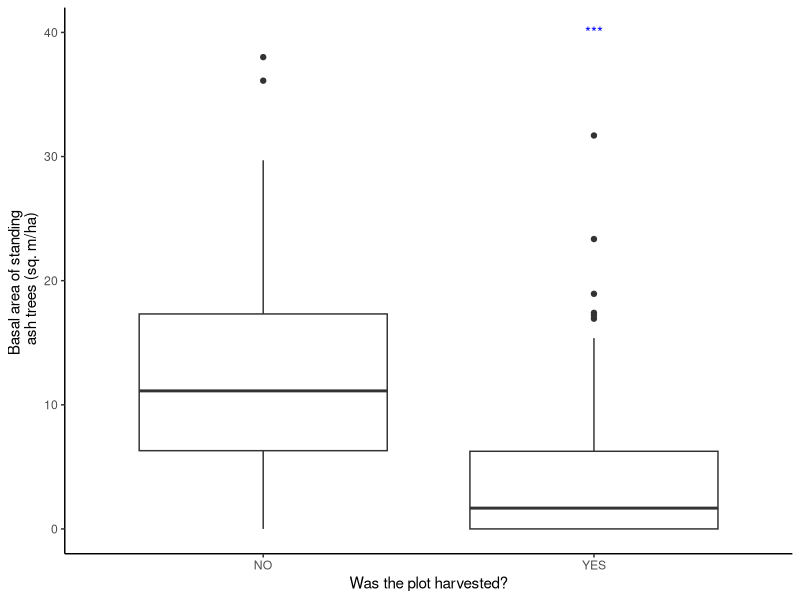
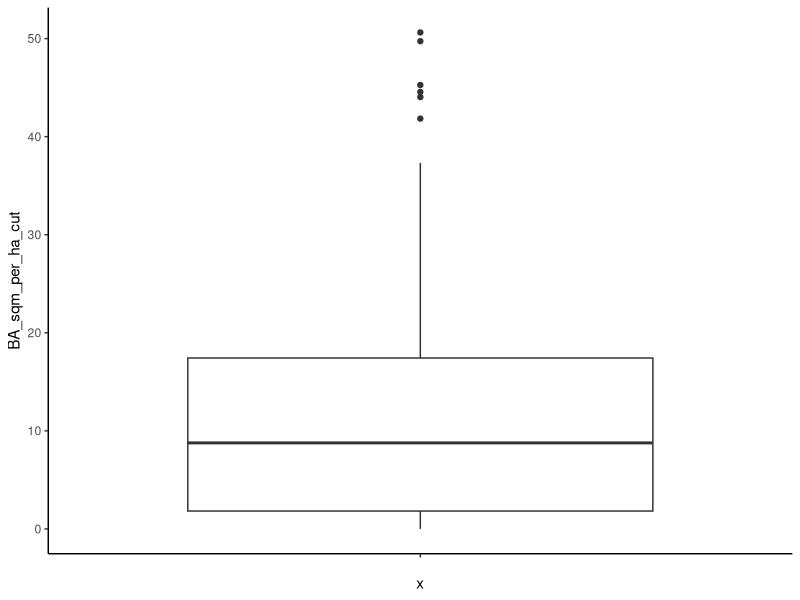
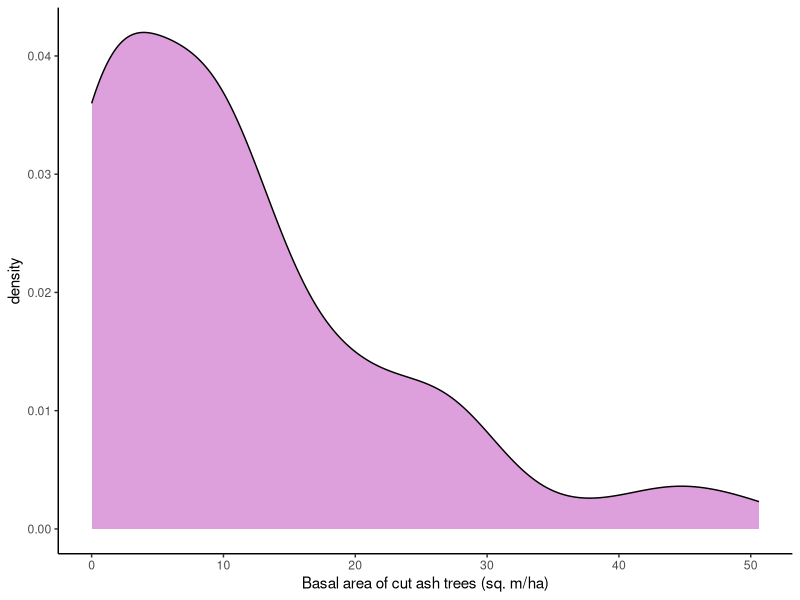
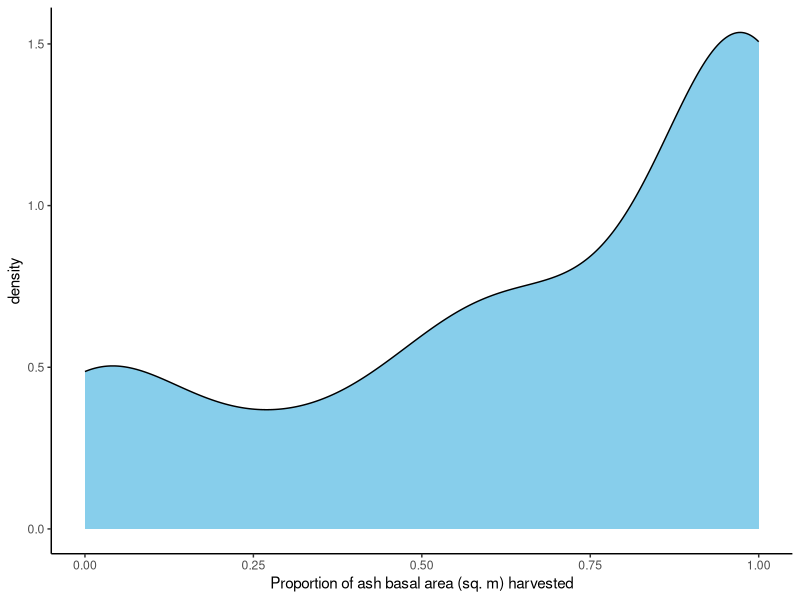
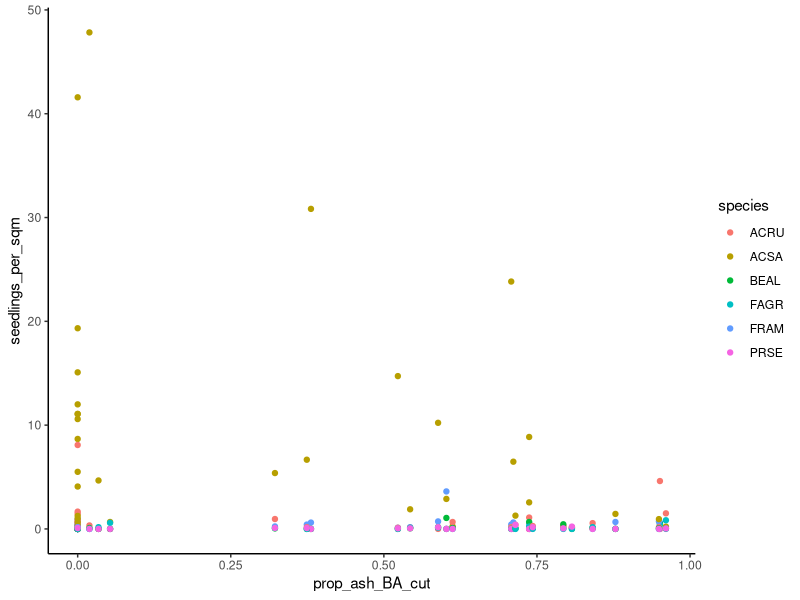
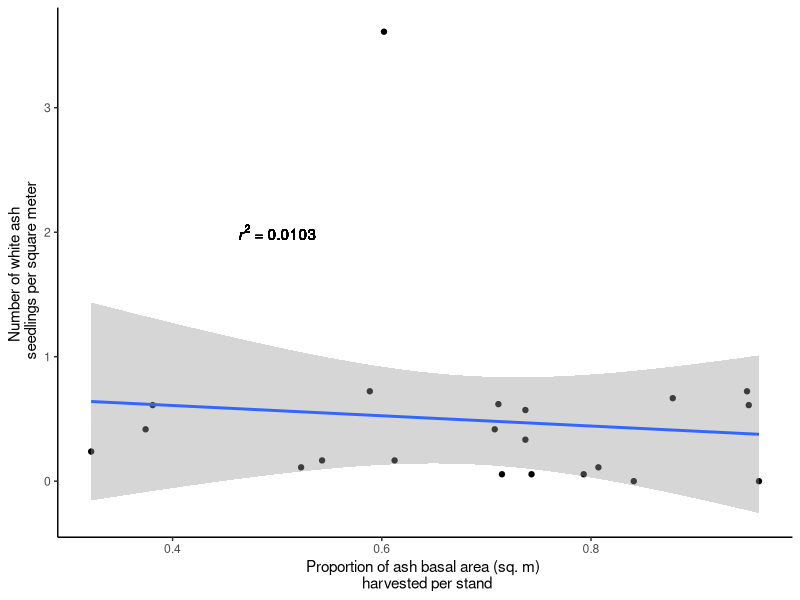
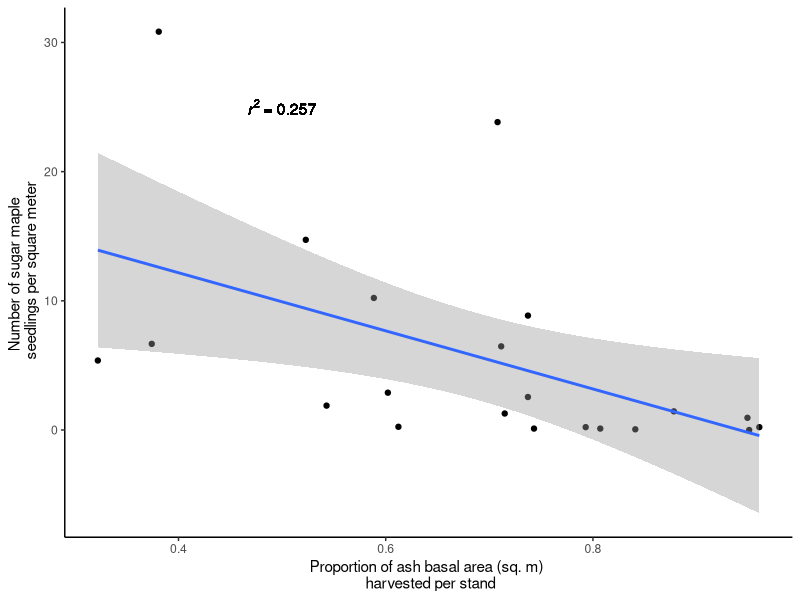
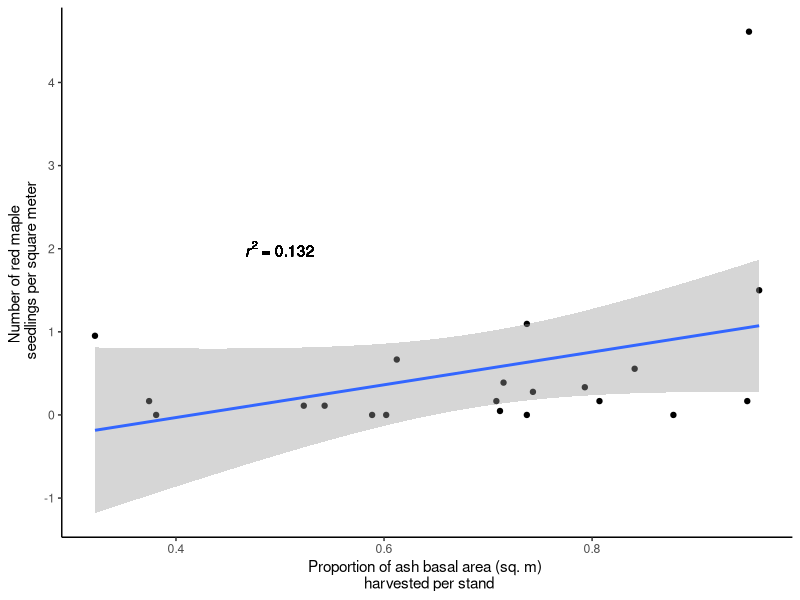

Generate these figures, in order, with R:
# --------------------------------------------------
# Shifting Seasons Summit figure prep??
# 24 Mar 2021
# HH
# --------------------------------------------------
#

###BELOW COPIED FROM 11-11-20 GRAD SYMPOSIUM PREP###


# first things first: load in the data, etc etc -------------------------------

stand_info <- read.csv("STAND_INFO_EAB_project_2020_cleaned_data.csv")
plot_info <- read.csv("PLOT_INFO_EAB_project_2020_cleaned_data.csv")
seedling_data <- read.csv("SEEDLINGS_EAB_project_2020_cleaned_data.csv")
overstory_data <- read.csv("TREES_EAB_project_2020_cleaned_data.csv")
small_sapling_data <- read.csv("SAPLINGS_SMALL_EAB_project_2020_cleaned_data.csv")
large_sapling_data <- read.csv("SAPLINGS_LARGE_EAB_project_2020_cleaned_data.csv")


library(tibble)
library(ggplot2)
library(patchwork)

#changing name of plot_ID column since it had some weird characters in it
names(seedling_data)[1] <- "plot_ID"
names(small_sapling_data)[1] <- "plot_ID"
names(large_sapling_data)[1] <- "plot_ID"
names(plot_info)[1] <- "plot_ID"
names(overstory_data)[1] <- "plot_ID"
#ditto for the first column, "Property" in stand_info
names(stand_info)[1]<- "Property"

#for first figure: looking @ range of ash BA cut

overstory_plus <- merge(x=overstory_data,y=plot_info,by="plot_ID")

#IN THE BELOW MODEL, I'm gonna convert things to use METRIC, not imperial, units!

overstory_plus$ASH_stump_DBH <- rep(NA)
overstory_plus$BA_sqm <- rep(NA)

#calculating BA for live trees & stumps using standard conversion from DBH to BA
#overstory_plus$BA_sqft <- overstory_plus$DBH_cm*overstory_plus$DBH_cm*0.005454

#BUT SINCE WE WANNA DO IT USING METRIC UNITS:
#RIGHT NOW THIS IS ONLY DOING IT CORRECTLY FOR LIVE TREES, NOT USING THE CORRECT DATA FOR STUMPS!!
overstory_plus$BA_sqm <- overstory_plus$DBH_cm*overstory_plus$DBH_cm*pi/40000

#only calculating the stump DBH w/ these constants for ash
for(i in nrow(overstory_plus)){
  if(overstory_plus$species[i]=="FRAM"){
    overstory_plus$ASH_stump_DBH[i] <- 
      (overstory_plus$DBH_cm[i]*((1.3716/overstory_plus$height_m[i])^-0.1074) +
         0.0685*(1.3716-overstory_plus$height_m[i]) + 0)
    # and then converting that to BA, for ASH stumps only
    overstory_plus$BA_sqm[i] <- 
      overstory_plus$ASH_stump_DBH[i]*overstory_plus$ASH_stump_DBH[i]*pi/40000 
  }
  
  ash_cut <- data.frame("plot_ID" = plot_info$plot_ID, 
                        "stand_ID" = plot_info$Stand_name,
                        "harvest_status" = plot_info$harvest_status, 
                        "gap_status" = plot_info$gap_status, 
                        "live_ash_sum"=rep(0), #starting @ zero so they can be added to
                        "cut_ash_sum"=rep(0) #ditto
                        
  )
  
  for (i in 1:nrow(overstory_plus)){ #iterating thru each tree/stump/snag in all plots
    
    #basically, adding the BA of each live ash tree in a plot to the sum value
    if(overstory_plus$species[i]=="FRAM"){
      if(overstory_plus$status[i]=="live"){
        ash_cut$live_ash_sum[ash_cut$plot_ID==overstory_plus$plot_ID[i]] <- 
          ash_cut$live_ash_sum[ash_cut$plot_ID==overstory_plus$plot_ID[i]] +
          overstory_plus$BA_sqm[i]
        #using BA calculated from DBH calculated w/ the formula I used above!
      } else if(overstory_plus$status[i]=="stump") {
        ash_cut$cut_ash_sum[ash_cut$plot_ID==overstory_plus$plot_ID[i]] <- 
          ash_cut$cut_ash_sum[ash_cut$plot_ID==overstory_plus$plot_ID[i]] +
          overstory_plus$BA_sqm[i]
      }
    }
    
  }
}

#adding proportion of ash BA cut:
ash_cut$prop_BA_cut <- ash_cut$cut_ash_sum /
  (ash_cut$live_ash_sum+ash_cut$cut_ash_sum)

#adding a column for BA in sq meters PER HECTARE
ash_cut$BA_sqm_per_ha_live <- ash_cut$live_ash_sum/0.0401149965937
ash_cut$BA_sqm_per_ha_cut <- ash_cut$cut_ash_sum/0.0401149965937


# now creating FIRST BOXPLOT: live ash BA in harvested vs. unharvested plots -------------------------------

p <- ggplot(ash_cut, aes(x=harvest_status, y=BA_sqm_per_ha_live)) +
  geom_boxplot() + 
  theme_classic() +
  labs(x="Was the plot harvested?", y="Basal area of standing \n ash trees (sq. m/ha)") +
  annotate(geom="text", x=2, y=40, label="***", color="blue")

print(p)

#need to do a t-test to confirm this dif is signif......

t.test(ash_cut$BA_sqm_per_ha_live~ash_cut$harvest_status)
#we good! very significant (p<0.0001)

# now creating SECOND BOXPLOT: range of cut ash BA in all harvested sites -------------------------------

p1 <- ggplot(ash_cut[ash_cut$harvest_status=="YES",], 
             aes(x="", y=BA_sqm_per_ha_cut)) +
  geom_boxplot() +
  theme_classic()
print(p1)

#doing it as a density plot, still in units of sq m per ha
p2 <- ggplot(ash_cut[ash_cut$harvest_status=="YES",], 
             aes(x=BA_sqm_per_ha_cut)) +
  geom_density(fill="plum") +
  theme_classic() + 
  labs(x="Basal area of cut ash trees (sq. m/ha)", y="density")
print(p2)

#now doing it as a density plot by proportion of ash cut
p3 <- ggplot(ash_cut[ash_cut$harvest_status=="YES",], 
             aes(x=prop_BA_cut)) +
  geom_density(fill="sky blue") +
  theme_classic() + 
  labs(x="Proportion of ash basal area (sq. m) harvested", y="density")
print(p3)


# going into the SEEDLING data!!! -------------------------------

seedlings_plus <- merge(x=seedling_data,y=plot_info,by="plot_ID")

#finding out which seedlings showed up in the MOST plots:
how_many_seedlings = data.frame("species"=unique(seedlings_plus$species), 
                                "num_plots_present"=rep(0))
for(i in 1:nrow(how_many_seedlings)){
  how_many_seedlings$num_plots_present[i] <-
    sum(seedlings_plus$species==how_many_seedlings$species[i])
}
#now see which are present in the most plots
how_many_seedlings[order(how_many_seedlings$num_plots_present),]

#choosing the top 8 regenerating sp in terms of how many plots they're present in.
#BUT excluding Rubus and Striped Maple since they aren't overstory species!
#so really, the top 6 overstory sp represented in # plots w/ regeneration.
some_seedlings <- data.frame("plot_ID" = plot_info$plot_ID, 
                             "stand_ID" = plot_info$Stand_name,
                             "harvest_status" = plot_info$harvest_status, 
                             "gap_status" = plot_info$gap_status, 
                             "ash_seedling_sum"=rep(0), #starting @ zero so they can be added to
                             "sugar_maple_seedling_sum"=rep(0),
                             "red_maple_seedling_sum"=rep(0),
                             "yellow_birch_seedling_sum"=rep(0),
                             "beech_seedling_sum"=rep(0),
                             "black_cherry_seedling_sum"=rep(0)
)

#creating a vector of the 6 species we're looking at for use in the loop...
seedlings_vec <- c("FRAM", "ACSA", "ACRU", "BEAL", "FAGR", "PRSE")
names(some_seedlings)

#for loop to sum up all the seedlings of these species, per plot...
for(i in 1:nrow(seedlings_plus)){ #iterating thru each seedling!
  for (j in 1:length(seedlings_vec)){ # 'j' will refer to each species separately!
    if(seedlings_plus$species[i]==seedlings_vec[j]){
      some_seedlings[seedlings_plus$plot_ID[i]==some_seedlings$plot_ID,4+j] <- #referring to correct column!
        some_seedlings[seedlings_plus$plot_ID[i]==some_seedlings$plot_ID,4+j] +
        seedlings_plus$tally[i]
    }
  }
}

#glimpse(some_seedlings)

# STAND-LEVEL DATA -------------------------------

#creating the stand-level HARVEST data:
#do the same thing for cut/live ash by STAND
ash_cut_stand <- data.frame("stand_ID" = stand_info$Stand_name, 
                            # making harvest status a binary variable of cut vs. not (not implicating "to be cut")
                            "harvest_status" = ifelse(stand_info$Harvest_status=="cut",TRUE,FALSE) ,
                            "live_ash_sum"=rep(0), #starting @ zero so they can be added to
                            "cut_ash_sum"=rep(0) #ditto
                            #,"any_live_ash"=rep("NA"), #but adding a separate var to tell
                            #"any_cut_ash"=rep("NA") #whether it actually went thru /was counted
)

#for loop to sum up harvested BA by stand...
for(i in 1:nrow(ash_cut)){ #iterating thru each PLOT!
  ash_cut_stand$live_ash_sum[ash_cut$stand_ID[i]==ash_cut_stand$stand_ID] <-
    ash_cut_stand$live_ash_sum[ash_cut$stand_ID[i]==ash_cut_stand$stand_ID] +
    ash_cut$live_ash_sum[i] #adding total BA per plot......
  ash_cut_stand$cut_ash_sum[ash_cut$stand_ID[i]==ash_cut_stand$stand_ID] <-
    ash_cut_stand$cut_ash_sum[ash_cut$stand_ID[i]==ash_cut_stand$stand_ID] +
    ash_cut$cut_ash_sum[i]
}

#adding proportion of ash BA cut:
ash_cut_stand$prop_BA_cut <- ash_cut_stand$cut_ash_sum /
  (ash_cut_stand$live_ash_sum+ash_cut_stand$cut_ash_sum)

#now need to transform to per-stand #s.
some_seedlings_stand <- data.frame("stand_ID" = rep(stand_info$Stand_name, each=6),
                                   #repeating 6 times so there's one line per stand per species
                                   # making harvest status a binary variable of cut vs. not (not implicating "to be cut")
                                   "harvest_status" = rep(ifelse(stand_info$Harvest_status=="cut",TRUE,FALSE), each=6) ,
                                   "num_plots" = rep(stand_info$num_plots, each=6),
                                   "species" = rep(seedlings_vec, times=nrow(stand_info)),
                                   "stand_sum" = rep(0),
                                   "prop_ash_BA_cut" = rep(ash_cut_stand$prop_BA_cut, each=6)
)

#It worked!
#glimpse(some_seedlings_stand)

#for loop to sum up all these seedlings per stand...
for(i in 1:nrow(some_seedlings)){ #iterating thru each PLOT!
  for (j in 1:length(seedlings_vec)){
    some_seedlings_stand$stand_sum[
      some_seedlings_stand$species==seedlings_vec[j] & 
        some_seedlings_stand$stand_ID==some_seedlings$stand_ID[i]] <-
      some_seedlings_stand$stand_sum[
        some_seedlings_stand$species==seedlings_vec[j] & 
          some_seedlings_stand$stand_ID==some_seedlings$stand_ID[i]] + 
      some_seedlings[i,4+j]
  }
}

#DIVIDING the count by (# plots * 3) [# subplots per plot]
#to get count per meter-squared!!
some_seedlings_stand$seedlings_per_sqm <- some_seedlings_stand$stand_sum / 
  (some_seedlings_stand$num_plots*3)

#checking to see if it worked...
glimpse(some_seedlings_stand)

#AHEM: now EXCLUDING one stand b/c it was just too WEIRD
sdlg_stand_most <- some_seedlings_stand[some_seedlings_stand$stand_ID!="Shaker State Forest",]

# now creating THIRD SLIDE: seedlings x ash harvest intensity -------------------------------

#using the dataframe EXCLUDING shaker state forest since there was NO ASH CUT there apparently!
p4 <- ggplot(data=sdlg_stand_most, aes(x=prop_ash_BA_cut, y=seedlings_per_sqm)) +
  geom_point(aes(col=species)) + theme_classic()
print(p4)
#this one w/ all seedling species together DOESN'T really work b/c ACSA has so many
#more than any other species!

#adding a FORMULA/FUNCTION for linear regression!( thanks Google!)

lm_eqn <- function(speci){
  m <- lm(seedlings_per_sqm ~ prop_ash_BA_cut, 
          data=sdlg_stand_most[sdlg_stand_most$species==speci & sdlg_stand_most$harvest_status==TRUE,]);
  eq <- substitute(italic(r)^2~"="~r2, 
                   list(r2 = format(summary(m)$r.squared, digits = 3)))
  as.character(as.expression(eq));
}

#so instead, let's do it separately by species....
#and for these scatterplots, look ONLY @ harvested sites (can incorporate unharv ones in a boxplot instead)
p5 <- ggplot(data=sdlg_stand_most[sdlg_stand_most$species=="FRAM" & 
                                    sdlg_stand_most$harvest_status==TRUE,], 
             aes(x=prop_ash_BA_cut, y=seedlings_per_sqm)) +
  geom_point() + theme_classic() +
  labs (x="Proportion of ash basal area (sq. m) \n harvested per stand",
        y= "Number of white ash \n seedlings per square meter") +
  geom_smooth (method=lm) +
  geom_text(x=.5, y=2, label=lm_eqn("FRAM"), parse=TRUE)

print(p5)

#out of curiosity, let's look at everything BUT sugar maple...
#p6 <- ggplot(data=sdlg_stand_most[sdlg_stand_most$species!="ACSA",], 
#             aes(x=prop_ash_BA_cut, y=seedlings_per_sqm)) +
#  geom_point(aes(col=species))
#print(p6)

#OK, now onto the other species!
p7 <- ggplot(data=sdlg_stand_most[sdlg_stand_most$species=="ACSA" & 
                                    sdlg_stand_most$harvest_status==TRUE,], 
             aes(x=prop_ash_BA_cut, y=seedlings_per_sqm)) +
  geom_point() + theme_classic() + 
  labs (x="Proportion of ash basal area (sq. m) \n harvested per stand",
        y= "Number of sugar maple \n seedlings per square meter")+
  geom_smooth (method=lm)+
  geom_text(x=.5, y=25, label=lm_eqn("ACSA"), parse=TRUE)
print(p7)

p8 <- ggplot(data=sdlg_stand_most[sdlg_stand_most$species=="ACRU" & 
                                    sdlg_stand_most$harvest_status==TRUE,], 
             aes(x=prop_ash_BA_cut, y=seedlings_per_sqm)) +
  geom_point() + theme_classic() + 
  labs (x="Proportion of ash basal area (sq. m) \n harvested per stand",
        y= "Number of red maple \n seedlings per square meter")+
  geom_smooth (method=lm)+
  geom_text(x=.5, y=2, label=lm_eqn("ACRU"), parse=TRUE)
print(p8)

p9 <- ggplot(data=sdlg_stand_most[sdlg_stand_most$species=="BEAL" & 
                                    sdlg_stand_most$harvest_status==TRUE,], 
             aes(x=prop_ash_BA_cut, y=seedlings_per_sqm)) +
  geom_point() + theme_classic() + 
  labs (x="Proportion of ash basal area (sq. m) \n harvested per stand",
        y= "Number of yellow birch \n seedlings per square meter")+
  geom_smooth (method=lm)+
  geom_text(x=.5, y=.5, label=lm_eqn("BEAL"), parse=TRUE)
print(p9)

p10 <- ggplot(data=sdlg_stand_most[sdlg_stand_most$species=="FAGR" & 
                                     sdlg_stand_most$harvest_status==TRUE,], 
              aes(x=prop_ash_BA_cut, y=seedlings_per_sqm)) +
  geom_point() + theme_classic() + 
  labs (x="Proportion of ash basal area (sq. m) \n harvested per stand",
        y= "Number of American beech \n seedlings per square meter")+
  geom_smooth (method=lm)+
  geom_text(x=.5, y=.5, label=lm_eqn("FAGR"), parse=TRUE)
print(p10)

p11 <- ggplot(data=sdlg_stand_most[sdlg_stand_most$species=="PRSE" & 
                                     sdlg_stand_most$harvest_status==TRUE,], 
              aes(x=prop_ash_BA_cut, y=seedlings_per_sqm)) +
  geom_point() + theme_classic() + 
  labs (x="Proportion of ash basal area (sq. m) \n harvested per stand",
        y= "Number of black cherry \n seedlings per square meter")+
  geom_smooth (method=lm) +
  geom_text(x=.5, y=.3, label=lm_eqn("PRSE"), parse=TRUE)
print(p11)

#patchwork it all together!!
(p5 | p7 | p8) / (p9 | p10 | p11)

## LET'S TRY A DIF VERSION OF THIS USING FACET_WRAP

#this looks good!! just wanna change the label names to common names.
new_labels <- c(ACRU = "red maple, R^2=0.0917", 
                ACSA = "sugar maple, R^2=0.273", 
                BEAL = "yellow birch, R^2=0.00492",
                FAGR = "American beech, R^2=0.126", 
                FRAM = "white ash, R^2=0.0158", 
                PRSE = "black cherry, R^2=0.0144")

p12 <- ggplot(data=sdlg_stand_most[sdlg_stand_most$harvest_status==TRUE,], 
              aes(x=prop_ash_BA_cut, y=seedlings_per_sqm)) +
  geom_point() + theme_classic() + 
  labs (x="Proportion of ash basal area (sq. m) harvested per stand",
        y= "Number of seedlings \n per square meter")+
  geom_smooth (method=lm) +
  #geom_text(x=.5, y=.3, label=lm_eqn("PRSE"), parse=TRUE)
  facet_wrap(~ species, nrow=2, ncol=3, scales="free_y", 
             labeller=labeller(species=new_labels))
print(p12)



### DENSITY PLOTS ###

#also going to try a density plot looking @ seedlings in harvested vs. unharvested plots...
p100 <- ggplot(data=sdlg_stand_most[sdlg_stand_most$species=="ACSA",], 
               aes(x=stand_sum, alpha=0.6)) +
  geom_density(aes(fill=harvest_status)) + theme_classic() #+ 
# labs (x="Proportion of ash basal area (sq. m) harvested",
#      y= "Number of sugar maple \n seedlings per stand")
print(p100)


#11TH HOUR (MORE LIKE SECOND HOUR) THOUGHT: DO I NEED TO CALCULATE SEEDLINGS 
#AS AN AVG PER METER-SQUARED INSTEAD OF JUST THE RAW #?
#PROBABLY!!
#Can solve this by adding a column to the seedlings dataframe dividing the # of seedlings
#by the number of plots/subplots w/in that stand!
#glimpse(stand_info)
#I'm going back up into the code to build this into the dataframe!
#UPDATE: I did it. :/

#okay, before I COMPLETELY go to bed...let's look at boxplots?!
#JK- I'm actually going to bed now! It's 4 a.m.!!!

# NEW STUFF STARTED IN MARCH 2021 -------------------------------

#first up: disaggregate data on basal area of cut ash per plot 
#based on plot status, e.g. gap vs. matrix
#basically modifying plot 1 (the purple one) to have one measure for gap plots 
#and another for matrix (harvested) plots
p20 <- ggplot(ash_cut[ash_cut$harvest_status=="YES",], 
       aes(x=BA_sqm_per_ha_cut, alpha=0.6)) + #alpha=opacity
  geom_density(aes(fill=gap_status)) + #separating density measures by gap status
  theme_classic() + 
  labs(x="Basal area of cut ash trees (sq. m/ha)", y="density")
print(p20)

#Should I t-test the total/density of ash BA cut (sq m./ha) for gap vs. matrix?
#To add some kind of significance to this graph (aka p20)?
#maybe try to make the other plot first, and then revisit this......